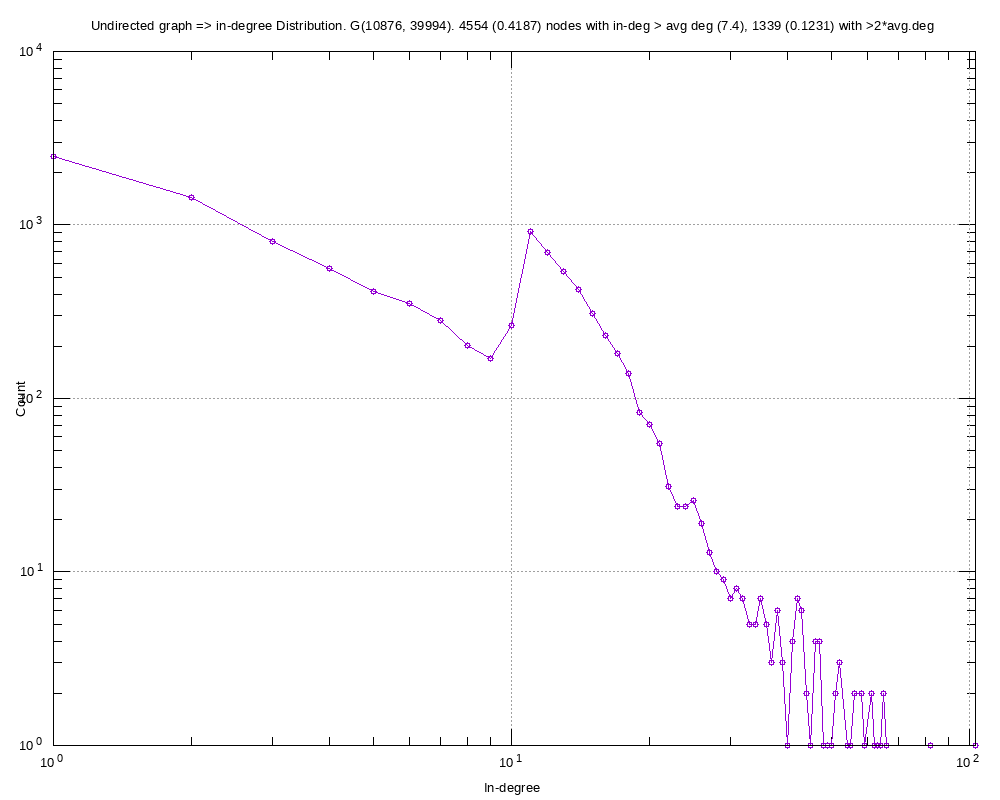

Source code (gnuplot):
#
# Undirected graph => in-degree Distribution. G(10876, 39994). 4554 (0.4187) nodes with in-deg > avg deg (7.4), 1339 (0.1231) with >2*avg.deg (Wed Sep  4 19:23:53 2019)
#

set title "Undirected graph => in-degree Distribution. G(10876, 39994). 4554 (0.4187) nodes with in-deg > avg deg (7.4), 1339 (0.1231) with >2*avg.deg"
set key bottom right
set logscale xy 10
set format x "10^{%L}"
set mxtics 10
set format y "10^{%L}"
set mytics 10
set grid
set xlabel "In-degree"
set ylabel "Count"
set tics scale 2
set terminal png font arial 10 size 1000,800
set output 'inDeg.p2p-Gnutella04-subgraph-degree-distribution.png'
plot 	"inDeg.p2p-Gnutella04-subgraph-degree-distribution.tab" using 1:2 title "" with linespoints pt 6
